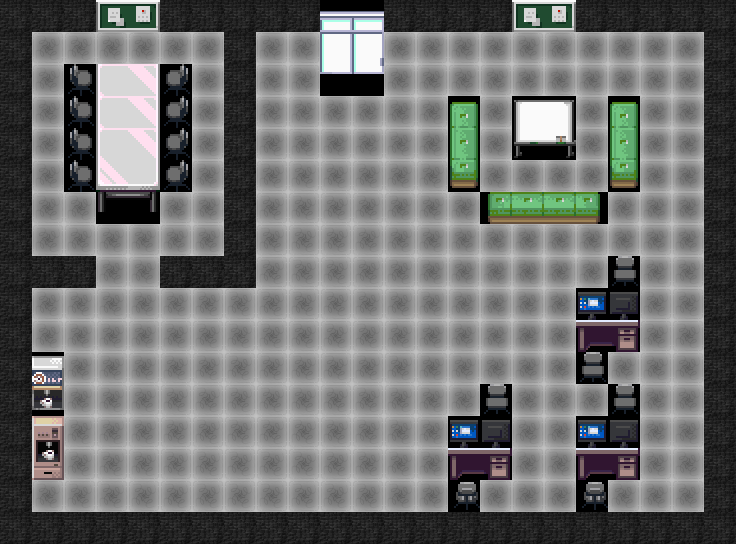

Rendered tile map (Tiled .tmx) drawn with the repository's tilesets; below, a short description and the map source with its tile grids summarised:
An orthogonal 23x17 tile map with 32x32 px tiles, 1 tile layer (Kachelebene 1), 2 tilesets.

<map version="1.4" tiledversion="1.4.3" orientation="orthogonal" renderorder="right-down" width="23" height="17" tilewidth="32" tileheight="32" infinite="0" nextlayerid="2" nextobjectid="1">
 <tileset firstgid="1" name="floortileset" tilewidth="32" tileheight="32" tilecount="64" columns="8">
  <image source="floortileset.png" width="256" height="256" />
 </tileset>
 <tileset firstgid="65" name="tilesets_deviant_milkian_1" tilewidth="32" tileheight="32" tilecount="256" columns="16">
  <image source="tilesets_deviant_milkian_1.png" width="512" height="512" />
 </tileset>
 <layer id="1" name="Kachelebene 1" width="23" height="17">
  <data>[391 cells, 391 non-empty, 38 distinct tile ids]</data>
 </layer>
</map>
